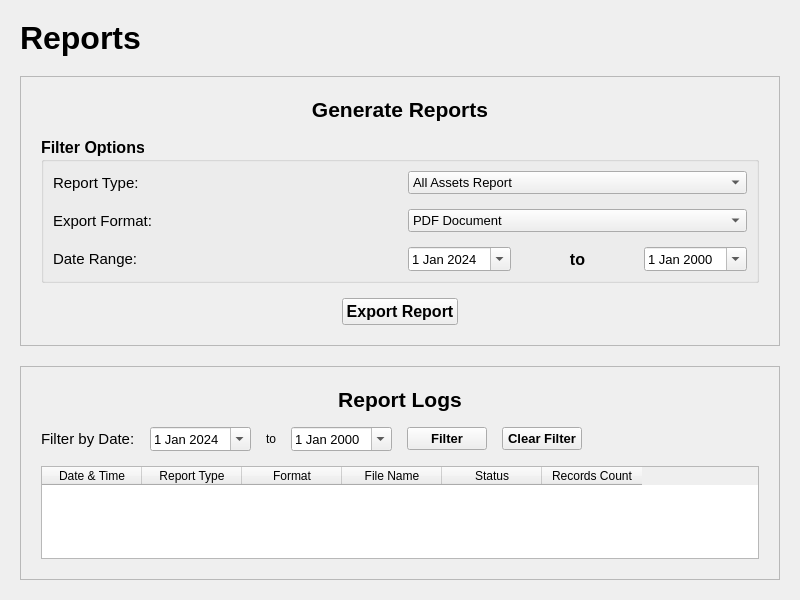
<?xml version="1.0" encoding="UTF-8"?>
<ui version="4.0">
 <class>ReportScreen</class>
 <widget class="QWidget" name="ReportScreen">
  <property name="geometry">
   <rect>
    <x>0</x>
    <y>0</y>
    <width>800</width>
    <height>600</height>
   </rect>
  </property>
  <property name="windowTitle">
   <string>Reports</string>
  </property>
  <layout class="QVBoxLayout" name="mainLayout">
   <property name="leftMargin">
    <number>20</number>
   </property>
   <property name="topMargin">
    <number>20</number>
   </property>
   <property name="rightMargin">
    <number>20</number>
   </property>
   <property name="bottomMargin">
    <number>20</number>
   </property>
   <property name="spacing">
    <number>20</number>
   </property>
   <item>
    <widget class="QLabel" name="reportsTitle">
     <property name="text">
      <string>Reports</string>
     </property>
     <property name="font">
      <font>
       <pointsize>24</pointsize>
       <weight>75</weight>
       <bold>true</bold>
      </font>
     </property>
     <property name="alignment">
      <set>Qt::AlignLeft|Qt::AlignTop</set>
     </property>
    </widget>
   </item>
   <item>
    <widget class="QFrame" name="reportFrame">
     <property name="frameShape">
      <enum>QFrame::StyledPanel</enum>
     </property>
     <property name="frameShadow">
      <enum>QFrame::Raised</enum>
     </property>
     <layout class="QVBoxLayout" name="frameLayout">
      <property name="spacing">
       <number>15</number>
      </property>
      <property name="leftMargin">
       <number>20</number>
      </property>
      <property name="topMargin">
       <number>20</number>
      </property>
      <property name="rightMargin">
       <number>20</number>
      </property>
      <property name="bottomMargin">
       <number>20</number>
      </property>
      <item>
       <widget class="QLabel" name="generateLabel">
        <property name="text">
         <string>Generate Reports</string>
        </property>
        <property name="font">
         <font>
          <pointsize>16</pointsize>
          <weight>75</weight>
          <bold>true</bold>
         </font>
        </property>
        <property name="alignment">
         <set>Qt::AlignCenter</set>
        </property>
       </widget>
      </item>
      <item>
       <widget class="QGroupBox" name="filtersGroupBox">
        <property name="title">
         <string>Filter Options</string>
        </property>
        <property name="font">
         <font>
          <pointsize>12</pointsize>
          <weight>75</weight>
          <bold>true</bold>
         </font>
        </property>
        <layout class="QGridLayout" name="filtersLayout">
         <property name="spacing">
          <number>15</number>
         </property>
         <item row="0" column="0">
          <widget class="QLabel" name="reportTypeLabel">
           <property name="text">
            <string>Report Type:</string>
           </property>
           <property name="font">
            <font>
             <pointsize>11</pointsize>
             <weight>50</weight>
             <bold>false</bold>
            </font>
           </property>
          </widget>
         </item>
         <item row="0" column="1">
          <widget class="QComboBox" name="reportTypeComboBox">
           <property name="font">
            <font>
             <pointsize>10</pointsize>
             <weight>50</weight>
             <bold>false</bold>
            </font>
           </property>
           <item>
            <property name="text">
             <string>All Assets Report</string>
            </property>
           </item>
           <item>
            <property name="text">
             <string>Assets by Category</string>
            </property>
           </item>
           <item>
            <property name="text">
             <string>Assets by Department</string>
            </property>
           </item>
           <item>
            <property name="text">
             <string>Depreciation Report</string>
            </property>
           </item>
           <item>
            <property name="text">
             <string>Asset Valuation Report</string>
            </property>
           </item>
           <item>
            <property name="text">
             <string>Maintenance Schedule</string>
            </property>
           </item>
          </widget>
         </item>
         <item row="1" column="0">
          <widget class="QLabel" name="formatLabel">
           <property name="text">
            <string>Export Format:</string>
           </property>
           <property name="font">
            <font>
             <pointsize>11</pointsize>
             <weight>50</weight>
             <bold>false</bold>
            </font>
           </property>
          </widget>
         </item>
         <item row="1" column="1">
          <widget class="QComboBox" name="formatComboBox">
           <property name="font">
            <font>
             <pointsize>10</pointsize>
             <weight>50</weight>
             <bold>false</bold>
            </font>
           </property>
           <item>
            <property name="text">
             <string>PDF Document</string>
            </property>
           </item>
           <item>
            <property name="text">
             <string>Excel Spreadsheet (.xlsx)</string>
            </property>
           </item>
           <item>
            <property name="text">
             <string>CSV File</string>
            </property>
           </item>
           <item>
            <property name="text">
             <string>Word Document (.docx)</string>
            </property>
           </item>
          </widget>
         </item>
         <item row="2" column="0">
          <widget class="QLabel" name="dateRangeLabel">
           <property name="text">
            <string>Date Range:</string>
           </property>
           <property name="font">
            <font>
             <pointsize>11</pointsize>
             <weight>50</weight>
             <bold>false</bold>
            </font>
           </property>
          </widget>
         </item>
         <item row="2" column="1">
          <layout class="QHBoxLayout" name="dateRangeLayout">
           <item>
            <widget class="QDateEdit" name="startDateEdit">
             <property name="font">
              <font>
               <pointsize>10</pointsize>
               <weight>50</weight>
               <bold>false</bold>
              </font>
             </property>
             <property name="calendarPopup">
              <bool>true</bool>
             </property>
             <property name="date">
              <date>
               <year>2024</year>
               <month>1</month>
               <day>1</day>
              </date>
             </property>
            </widget>
           </item>
           <item>
            <widget class="QLabel" name="toLabel">
             <property name="text">
              <string>to</string>
             </property>
             <property name="alignment">
              <set>Qt::AlignCenter</set>
             </property>
            </widget>
           </item>
           <item>
            <widget class="QDateEdit" name="endDateEdit">
             <property name="font">
              <font>
               <pointsize>10</pointsize>
               <weight>50</weight>
               <bold>false</bold>
              </font>
             </property>
             <property name="calendarPopup">
              <bool>true</bool>
             </property>
            </widget>
           </item>
          </layout>
         </item>
        </layout>
       </widget>
      </item>
      <item>
       <layout class="QHBoxLayout" name="exportLayout">
        <item>
         <spacer name="leftSpacer">
          <property name="orientation">
           <enum>Qt::Horizontal</enum>
          </property>
          <property name="sizeHint" stdset="0">
           <size>
            <width>40</width>
            <height>20</height>
           </size>
          </property>
         </spacer>
        </item>
        <item>
         <widget class="QPushButton" name="exportButton">
          <property name="text">
           <string>Export Report</string>
          </property>
          <property name="font">
           <font>
            <pointsize>12</pointsize>
            <weight>75</weight>
            <bold>true</bold>
           </font>
          </property>
          <property name="icon">
           <iconset>
            <normaloff>../../static/images/file_logo.png</normaloff>../../static/images/file_logo.png</iconset>
          </property>
          <property name="iconSize">
           <size>
            <width>20</width>
            <height>20</height>
           </size>
          </property>
         </widget>
        </item>
        <item>
         <spacer name="rightSpacer">
          <property name="orientation">
           <enum>Qt::Horizontal</enum>
          </property>
          <property name="sizeHint" stdset="0">
           <size>
            <width>40</width>
            <height>20</height>
           </size>
          </property>
         </spacer>
        </item>
       </layout>
      </item>
      <item>
       <spacer name="smallVerticalSpacer">
        <property name="orientation">
         <enum>Qt::Vertical</enum>
        </property>
        <property name="sizeHint" stdset="0">
         <size>
          <width>20</width>
          <height>20</height>
         </size>
        </property>
       </spacer>
      </item>
     </layout>
    </widget>
   </item>
   <item>
    <widget class="QFrame" name="reportLogsFrame">
     <property name="frameShape">
      <enum>QFrame::StyledPanel</enum>
     </property>
     <property name="frameShadow">
      <enum>QFrame::Raised</enum>
     </property>
     <layout class="QVBoxLayout" name="logsFrameLayout">
      <property name="spacing">
       <number>15</number>
      </property>
      <property name="leftMargin">
       <number>20</number>
      </property>
      <property name="topMargin">
       <number>20</number>
      </property>
      <property name="rightMargin">
       <number>20</number>
      </property>
      <property name="bottomMargin">
       <number>20</number>
      </property>
      <item>
       <widget class="QLabel" name="reportLogsLabel">
        <property name="text">
         <string>Report Logs</string>
        </property>
        <property name="font">
         <font>
          <pointsize>16</pointsize>
          <weight>75</weight>
          <bold>true</bold>
         </font>
        </property>
        <property name="alignment">
         <set>Qt::AlignCenter</set>
        </property>
       </widget>
      </item>
      <item>
       <layout class="QHBoxLayout" name="logsFilterLayout">
        <item>
         <widget class="QLabel" name="filterLabel">
          <property name="text">
           <string>Filter by Date:</string>
          </property>
          <property name="font">
           <font>
            <pointsize>11</pointsize>
            <weight>50</weight>
            <bold>false</bold>
           </font>
          </property>
         </widget>
        </item>
        <item>
         <widget class="QDateEdit" name="filterStartDateEdit">
          <property name="font">
           <font>
            <pointsize>10</pointsize>
            <weight>50</weight>
            <bold>false</bold>
           </font>
          </property>
          <property name="calendarPopup">
           <bool>true</bool>
          </property>
          <property name="date">
           <date>
            <year>2024</year>
            <month>1</month>
            <day>1</day>
           </date>
          </property>
         </widget>
        </item>
        <item>
         <widget class="QLabel" name="filterToLabel">
          <property name="text">
           <string>to</string>
          </property>
          <property name="alignment">
           <set>Qt::AlignCenter</set>
          </property>
         </widget>
        </item>
        <item>
         <widget class="QDateEdit" name="filterEndDateEdit">
          <property name="font">
           <font>
            <pointsize>10</pointsize>
            <weight>50</weight>
            <bold>false</bold>
           </font>
          </property>
          <property name="calendarPopup">
           <bool>true</bool>
          </property>
         </widget>
        </item>
        <item>
         <widget class="QPushButton" name="filterButton">
          <property name="text">
           <string>Filter</string>
          </property>
          <property name="font">
           <font>
            <pointsize>10</pointsize>
            <weight>75</weight>
            <bold>true</bold>
           </font>
          </property>
         </widget>
        </item>
        <item>
         <widget class="QPushButton" name="clearFilterButton">
          <property name="text">
           <string>Clear Filter</string>
          </property>
          <property name="font">
           <font>
            <pointsize>10</pointsize>
            <weight>75</weight>
            <bold>true</bold>
           </font>
          </property>
         </widget>
        </item>
        <item>
         <spacer name="filterSpacer">
          <property name="orientation">
           <enum>Qt::Horizontal</enum>
          </property>
          <property name="sizeHint" stdset="0">
           <size>
            <width>40</width>
            <height>20</height>
           </size>
          </property>
         </spacer>
        </item>
       </layout>
      </item>
      <item>
       <widget class="QTableWidget" name="reportLogsTable">
        <property name="alternatingRowColors">
         <bool>true</bool>
        </property>
        <property name="selectionBehavior">
         <enum>QAbstractItemView::SelectRows</enum>
        </property>
        <property name="sortingEnabled">
         <bool>true</bool>
        </property>
        <column>
         <property name="text">
          <string>Date &amp; Time</string>
         </property>
        </column>
        <column>
         <property name="text">
          <string>Report Type</string>
         </property>
        </column>
        <column>
         <property name="text">
          <string>Format</string>
         </property>
        </column>
        <column>
         <property name="text">
          <string>File Name</string>
         </property>
        </column>
        <column>
         <property name="text">
          <string>Status</string>
         </property>
        </column>
        <column>
         <property name="text">
          <string>Records Count</string>
         </property>
        </column>
       </widget>
      </item>
     </layout>
    </widget>
   </item>
   <item>
    <spacer name="bottomSpacer">
     <property name="orientation">
      <enum>Qt::Vertical</enum>
     </property>
     <property name="sizeHint" stdset="0">
      <size>
       <width>20</width>
       <height>20</height>
      </size>
     </property>
    </spacer>
   </item>
  </layout>
 </widget>
 <resources/>
 <connections/>
</ui>
